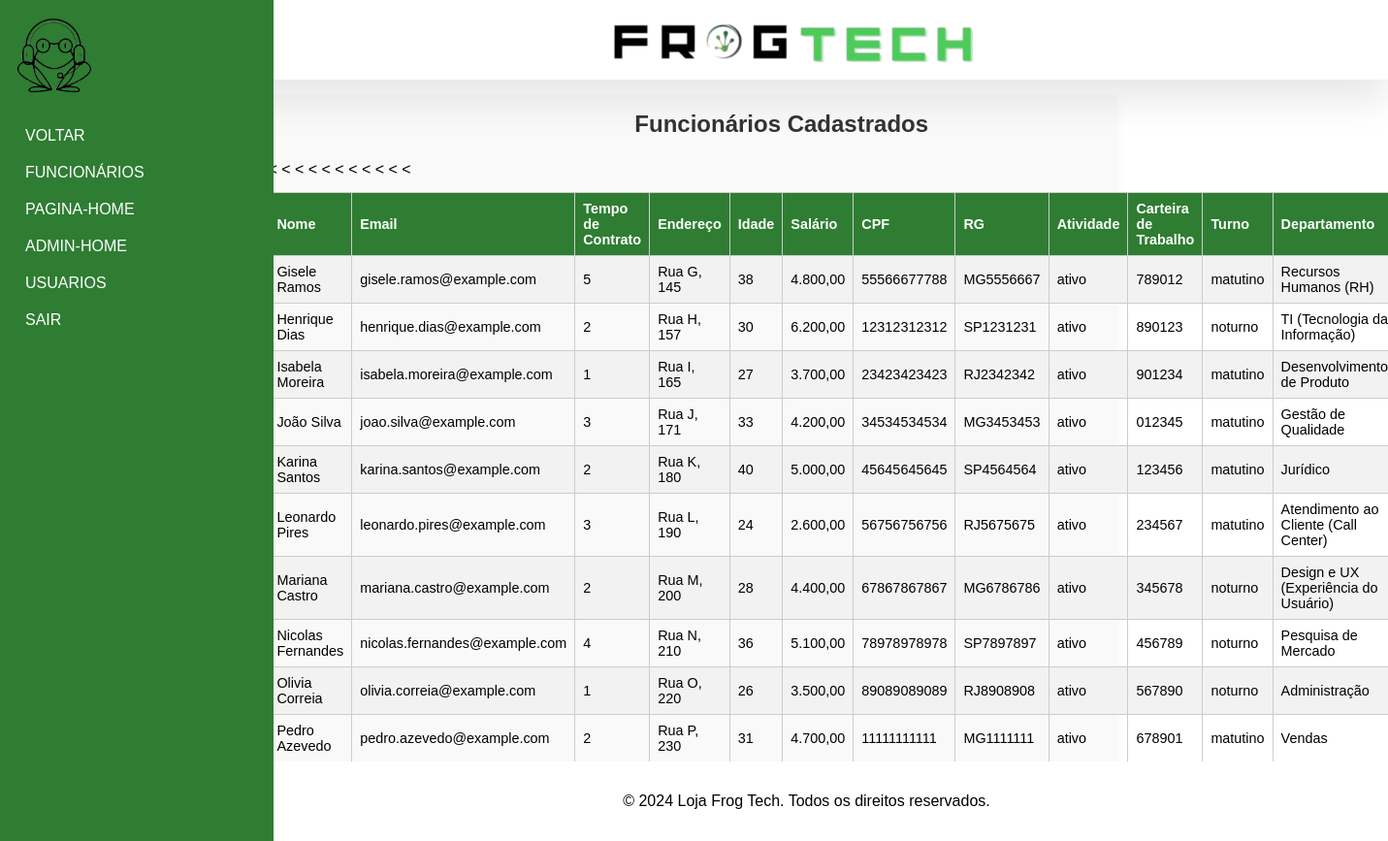
Page /pagina_adm/funcionario.php on the committed database.
### tables this page shows
CREATE TABLE IF NOT EXISTS `funcionarios` (
  `id_funcionario` int NOT NULL AUTO_INCREMENT,
  `nome` varchar(100) NOT NULL,
  `email` varchar(250) NOT NULL,
  `tempo_contrato` int DEFAULT NULL,
  `endereco` varchar(250) DEFAULT NULL,
  `salario` decimal(10,2) DEFAULT NULL,
  `cpf` varchar(11) DEFAULT NULL,
  `rg` varchar(11) DEFAULT NULL,
  `atividade` enum('ativo','inativo') DEFAULT 'ativo',
  `carteira_trabalho` varchar(11) DEFAULT NULL,
  `turno` enum('matutino','noturno') NOT NULL,
  `idade` int DEFAULT NULL,
  `unidade_tempo` varchar(10) DEFAULT NULL,
  `departamento_id` int DEFAULT NULL,
  PRIMARY KEY (`id_funcionario`)
);

CREATE TABLE IF NOT EXISTS `departamentos` (
  `id` int NOT NULL AUTO_INCREMENT,
  `nome` varchar(255) NOT NULL,
  `descricao` text,
  `data_criacao` timestamp NULL DEFAULT CURRENT_TIMESTAMP,
  PRIMARY KEY (`id`)
);

### pagina_adm/funcionario.php (the view, shortened to what this page needs)
<?php
include("../conexao/conexao2.php");
$sql = "SELECT f.nome, f.email, f.tempo_contrato, f.endereco, f.idade, f.salario, f.cpf, f.rg, f.atividade, f.carteira_trabalho, f.turno, d.nome AS departamento
        FROM funcionarios f
        LEFT JOIN departamentos d ON f.departamento_id = d.id";
$result = $conn->query($sql);
?>
<!DOCTYPE html>
<html lang="pt-br">
<head>
    <link href="../css/funcionario.css" rel="stylesheet">
</head>
<body>
<div class="sidebar">
        <img src="../img/logo1.png" alt="Logo">
        <a onclick="window.history.back();">VOLTAR</a>
        <a href="../pagina_adm/funcionario.php">FUNCIONÁRIOS</a>
        <a href="../paginas_iniciais/paginahome.php">PAGINA-HOME</a>
        <a href="../pagina_adm/adminhome.php">ADMIN-HOME</a>
        <a href = "../pagina_adm/usuarios_visualizar.php">USUARIOS</a>
        <a href="../paginas_cadastros/logout.php">SAIR</a>
    </div>
    <header>
        <div class="logo">
            <img src="../img/logo2.png" alt="Frog Tech Logo">
        </div>
    </header>
    <div class="container">
        <h2>Funcionários Cadastrados</h2>
        <?php if ($result->num_rows > 0): ?>
            <table>
                <tr>
                    <th>Nome</th>
                    <th>Email</th>
                    <th>Tempo de Contrato</th>
                    <th>Endereço</th>
                    <th>Idade</th>
                    <th>Salário</th>
                    <th>CPF</th>
                    <th>RG</th>
                    <th>Atividade</th>
                    <th>Carteira de Trabalho</th>
                    <th>Turno</th>
                    <th>Departamento</th>
                </tr>
                <?php while($row = $result->fetch_assoc()): ?>
                    <tr>
                        <td><?php echo $row["nome"]; ?></td>
                        <td><?php echo $row["email"]; ?></td>
                        <td><?php echo $row["tempo_contrato"]; ?></td>
                        <td><?php echo $row["endereco"]; ?></td>
                        <td><?php echo $row["idade"]; ?></td>
                        <td><?php echo number_format($row['salario'], 2, ',', '.'); ?></td>
                        <td><?php echo $row["cpf"]; ?></td>
                        <td><?php echo $row["rg"]; ?></td>
                        <td><?php echo $row["atividade"]; ?></td>
                        <td><?php echo $row["carteira_trabalho"]; ?></td>
                        <td><?php echo $row["turno"]; ?></td>
                        <td><?php echo $row["departamento"]; ?></td> <
                    </tr>
                <?php endwhile; ?>
            </table>
        <?php endif; ?>
    </div>
    <footer>
        <p>&copy; 2024 Loja Frog Tech. Todos os direitos reservados.</p>
    </footer>
</body>
</html>

### css/funcionario.css (style rules this page uses)
body { display: flex; min-height: 100vh; flex-direction: column; margin: 0; font-family: Arial, sans-serif; overflow-x: hidden; }
header { background-color: white; box-shadow: 0 20px 40px rgba(0, 0, 0, 0.1); text-align: center; padding: 1em; z-index: 1; }
.logo { display: flex; justify-content: center; align-items: center; margin-left: 220px; height: 50px; }
.logo img { max-height: 100px; height: auto; width: auto; margin-top: -10px; }
.sidebar { width: 250px; background-color: #2e7d32; padding: 1em; position: fixed; top: 0; left: 0; height: 100%; z-index: 2; color: white; }
.sidebar img { max-width: 80%; height: auto; width: 80px; margin-bottom: 1em; }
.sidebar a { display: block; color: white; padding: 10px; font-size: 1em; text-decoration: none; }
footer { position: fixed; bottom: 0; width: 100%; text-align: center; padding: 1em; background-color: white; color: black; margin-left: 250px; }
.container { display: flex; flex-direction: column; margin: 1em auto; padding: 1em; max-width: 60%; background-color: #f9f9f9; box-shadow: 0 5px 10px rgba(0, 0, 0, 0.05); margin-right: 280px; }
.container h2 { text-align: center; width: 100%; margin: 0 auto 1em; color: #333; margin-left: 100px; }
table { width: 100%; border-collapse: collapse; margin-top: 1em; font-size: 0.9em; }
table th, table td { padding: 8px; border: 1px solid #ccc; text-align: left; }
table th { background-color: #2e7d32; color: white; }
table tr:nth-child(even) { background-color: #f2f2f2; }
footer { position: fixed; bottom: 0; width: 100%; text-align: center; padding: 1em; background-color: white; color: black; margin-left: 100px; }

### rows in the picture
funcionarios: nome "Gisele Ramos", email "gisele.ramos@example.com", tempo_contrato "5", endereco "Rua G, 145", idade "38", salario "4.800,00", cpf "55566677788", rg "MG5556667", atividade "ativo", carteira_trabalho "789012", turno "matutino", departamento.nome "Recursos Humanos (RH)"
funcionarios: nome "Henrique Dias", email "henrique.dias@example.com", tempo_contrato "2", endereco "Rua H, 157", idade "30", salario "6.200,00", cpf "12312312312", rg "SP1231231", atividade "ativo", carteira_trabalho "890123", turno "noturno", departamento.nome "TI (Tecnologia da Informação)"
funcionarios: nome "Isabela Moreira", email "isabela.moreira@example.com", tempo_contrato "1", endereco "Rua I, 165", idade "27", salario "3.700,00", cpf "23423423423", rg "RJ2342342", atividade "ativo", carteira_trabalho "901234", turno "matutino", departamento.nome "Desenvolvimento de Produto"
funcionarios: nome "João Silva", email "joao.silva@example.com", tempo_contrato "3", endereco "Rua J, 171", idade "33", salario "4.200,00", cpf "34534534534", rg "MG3453453", atividade "ativo", carteira_trabalho "012345", turno "matutino", departamento.nome "Gestão de Qualidade"
funcionarios: nome "Karina Santos", email "karina.santos@example.com", tempo_contrato "2", endereco "Rua K, 180", idade "40", salario "5.000,00", cpf "45645645645", rg "SP4564564", atividade "ativo", carteira_trabalho "123456", turno "matutino", departamento.nome "Jurídico"
funcionarios: nome "Leonardo Pires", email "leonardo.pires@example.com", tempo_contrato "3", endereco "Rua L, 190", idade "24", salario "2.600,00", cpf "56756756756", rg "RJ5675675", atividade "ativo", carteira_trabalho "234567", turno "matutino", departamento.nome "Atendimento ao Cliente (Call Center)"
funcionarios: nome "Mariana Castro", email "mariana.castro@example.com", tempo_contrato "2", endereco "Rua M, 200", idade "28", salario "4.400,00", cpf "67867867867", rg "MG6786786", atividade "ativo", carteira_trabalho "345678", turno "noturno", departamento.nome "Design e UX (Experiência do Usuário)"
funcionarios: nome "Nicolas Fernandes", email "nicolas.fernandes@example.com", tempo_contrato "4", endereco "Rua N, 210", idade "36", salario "5.100,00", cpf "78978978978", rg "SP7897897", atividade "ativo", carteira_trabalho "456789", turno "noturno", departamento.nome "Pesquisa de Mercado"
funcionarios: nome "Olivia Correia", email "olivia.correia@example.com", tempo_contrato "1", endereco "Rua O, 220", idade "26", salario "3.500,00", cpf "89089089089", rg "RJ8908908", atividade "ativo", carteira_trabalho "567890", turno "noturno", departamento.nome "Administração"
funcionarios: nome "Pedro Azevedo", email "pedro.azevedo@example.com", tempo_contrato "2", endereco "Rua P, 230", idade "31", salario "4.700,00", cpf "11111111111", rg "MG1111111", atividade "ativo", carteira_trabalho "678901", turno "matutino", departamento.nome "Vendas"
